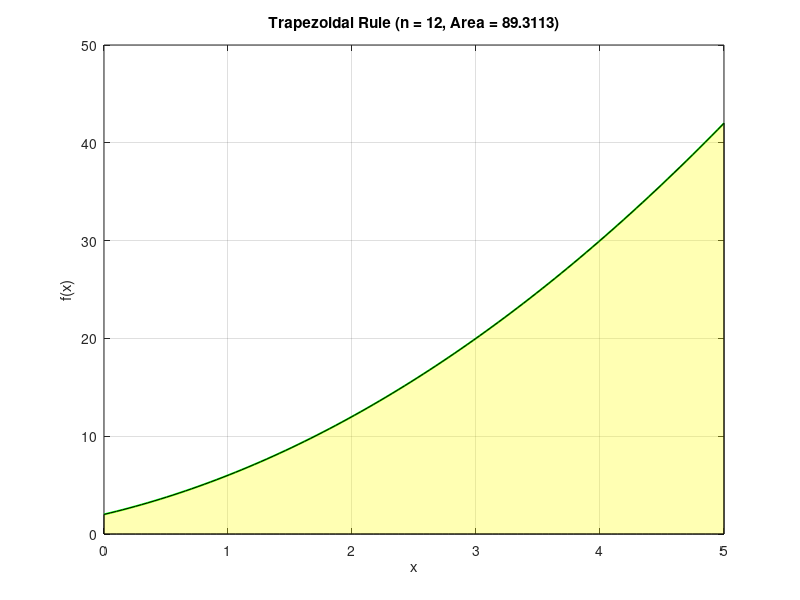

MATLAB code for this plot:
% Define the function to integrate
f = @(x) x.^2 + 3 * x + 2; % Example function f(x) = x^2 + 3x + 2

% Define the integration interval
a = 0; % Lower bound
b = 5; % Upper bound

% Define the number of subintervals
n = 12; % Total number of subintervals

% Trapezoidal Rule function
function result = trapezoidal(f, a, b, n)
    h = (b - a) / n; % Step size
    x = a:h:b; % x values
    y = f(x); % Function values
    % Trapezoidal formula
    result = (h / 2) * (y(1) + 2 * sum(y(2:end-1)) + y(end));
end

% Calculate integral using Trapezoidal Rule
integral_trapezoidal = trapezoidal(f, a, b, n);

% Display the result
fprintf('Integral using Trapezoidal rule: %.4f\n', integral_trapezoidal);

% Plot the function and shaded areas for visualization
x_plot = linspace(a, b, 100); % x values for plotting
y_plot = f(x_plot); % f(x) values for plotting

figure;
plot(x_plot, y_plot, 'g-', 'LineWidth', 1.5);
hold on;
fill([x_plot, fliplr(x_plot)], [y_plot, zeros(size(y_plot))], 'yellow', 'FaceAlpha', 0.3);
title(sprintf('Trapezoidal Rule (n = %d, Area = %.4f)', n, integral_trapezoidal));
xlabel('x');
ylabel('f(x)');
grid on;
hold off;